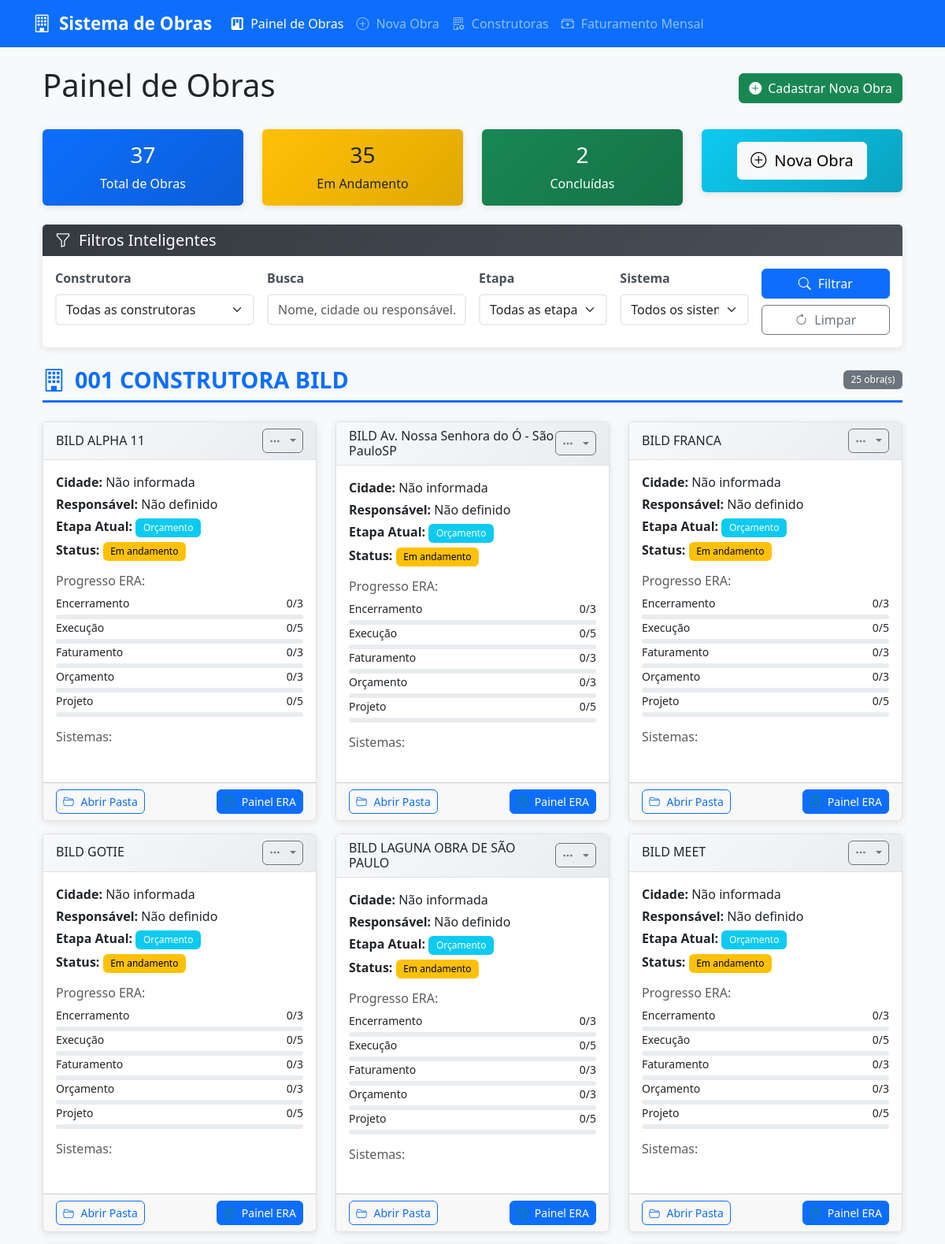
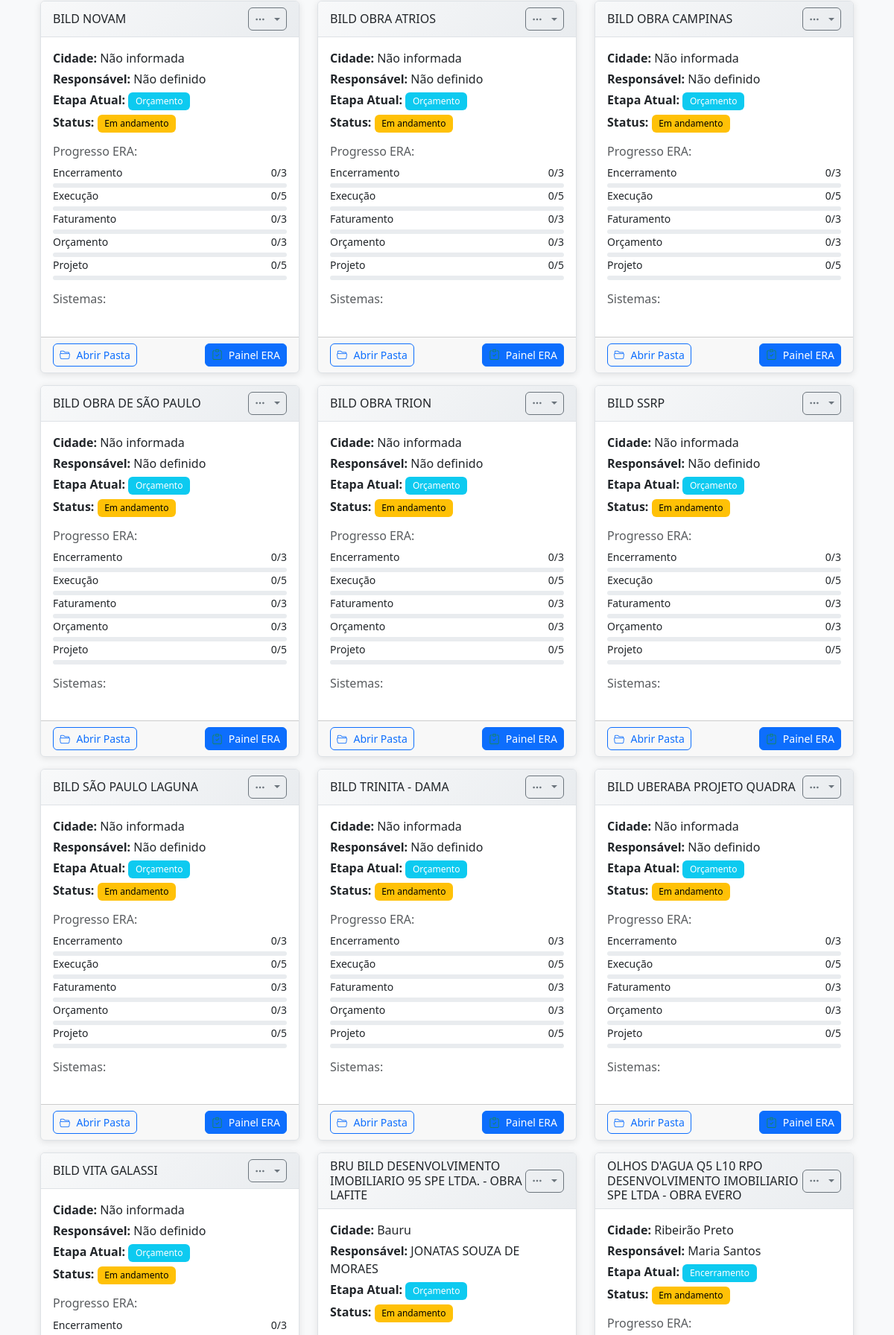
The page / (upper part) on the database its author committed (2 pictures, top to bottom).
### tables this page shows
CREATE TABLE obras (
            id INTEGER PRIMARY KEY AUTOINCREMENT,
            nome TEXT NOT NULL,
            construtora_id INTEGER NOT NULL,
            cidade TEXT,
            status TEXT NOT NULL DEFAULT 'Em andamento',
            responsavel TEXT,
            caminho_pasta TEXT NOT NULL,
            etapa_atual TEXT DEFAULT 'Orçamento',
            anotacoes TEXT,
            data_criacao TIMESTAMP DEFAULT CURRENT_TIMESTAMP,
            data_atualizacao TIMESTAMP DEFAULT CURRENT_TIMESTAMP, cnpj TEXT, endereco TEXT, numero TEXT, bairro TEXT, cep TEXT, uf TEXT, razao_social TEXT, nome_fantasia TEXT, estado TEXT, valor_contrato REAL DEFAULT 0.0,
            FOREIGN KEY (construtora_id) REFERENCES construtoras (id)
        );

CREATE TABLE construtoras (
            id INTEGER PRIMARY KEY AUTOINCREMENT,
            nome TEXT NOT NULL UNIQUE,
            codigo TEXT NOT NULL UNIQUE
        , razao_social TEXT, cnpj TEXT);

### app.py (the view, shortened to what this page needs)
@app.route('/')
def index():
    conn = get_db_connection()
    construtora_id = request.args.get('construtora_id', '')
    busca = request.args.get('busca', '')
    etapa = request.args.get('etapa', '')
    sistema = request.args.get('sistema', '')
    query = '''
        SELECT o.*, c.nome as construtora_nome, c.codigo as construtora_codigo
        FROM obras o
        JOIN construtoras c ON o.construtora_id = c.id
        WHERE 1=1
    '''
    params = []
    if construtora_id:
        query += ' AND o.construtora_id = ?'
        params.append(construtora_id)
    if busca:
        query += ' AND (o.nome LIKE ? OR o.cidade LIKE ? OR o.responsavel LIKE ?)'
        params.extend([f'%{busca}%', f'%{busca}%', f'%{busca}%'])
    if etapa:
        query += ' AND o.etapa_atual = ?'
        params.append(etapa)
    query += ' ORDER BY c.nome, o.nome'
    obras_list = conn.execute(query, params).fetchall()
    obras_completas = []
    for obra in obras_list:
        sistemas = conn.execute('''
            SELECT sp.nome, os.status
            FROM obra_sistemas os
            JOIN sistemas_protecao sp ON os.sistema_id = sp.id
            WHERE os.obra_id = ?
        ''', (obra['id'],)).fetchall()
        etapas_progresso = conn.execute('''
            SELECT etapa, COUNT(*) as total, SUM(CASE WHEN concluido THEN 1 ELSE 0 END) as concluidos
            FROM etapas_era
            WHERE obra_id = ?
            GROUP BY etapa
        ''', (obra['id'],)).fetchall()
        obra_dict = dict(obra)
        obra_dict['sistemas'] = sistemas
        obra_dict['etapas_progresso'] = etapas_progresso
        obras_completas.append(obra_dict)
    obras_agrupadas = {}
    if obras_completas:
        for key, group in groupby(obras_completas, key=lambda x: x['construtora_nome']):
            obras_agrupadas[key] = list(group)
    construtoras = conn.execute(
        'SELECT * FROM construtoras ORDER BY nome').fetchall()
    sistemas_protecao = conn.execute(
        'SELECT * FROM sistemas_protecao ORDER BY nome').fetchall()
    etapas = ['Orçamento', 'Projeto', 'Execução',
              'Faturamento', 'Encerramento']
    total_obras = conn.execute('SELECT COUNT(*) FROM obras').fetchone()[0]
    obras_andamento = conn.execute(
        "SELECT COUNT(*) FROM obras WHERE status = 'Em andamento'").fetchone()[0]
    obras_concluidas = conn.execute(
        "SELECT COUNT(*) FROM obras WHERE status = 'Concluído'").fetchone()[0]
    conn.close()
    return render_template('index.html',
                           obras_agrupadas=obras_agrupadas,
                           construtoras=construtoras,
                           sistemas_protecao=sistemas_protecao,
                           etapas=etapas,
                           filtros={'construtora_id': construtora_id,
                                    'busca': busca, 'etapa': etapa, 'sistema': sistema},
                           stats={'total': total_obras, 'andamento': obras_andamento, 'concluidas': obras_concluidas})

### database.py (called while the page is built)
def get_db_connection():
    conn = sqlite3.connect(DATABASE_PATH)
    conn.row_factory = sqlite3.Row
    conn.execute("PRAGMA foreign_keys = ON;")
    return conn

### templates/index.html (shortened to what this page needs)
{% extends "base.html" %}
{% block content %}
<div class="container mt-4">
    <div class="d-flex justify-content-between align-items-center mb-4">
        <h1>Painel de Obras</h1>
        <a href="{{ url_for('cadastro_obra_bp.cadastrar_obra') }}" class="btn btn-success">
            <i class="bi bi-plus-circle-fill me-2"></i>Cadastrar Nova Obra
        </a>
    </div>
    <div class="row mb-4">
        <div class="col-md-3">
            <div class="card bg-primary text-white">
                <div class="card-body text-center">
                    <h3 class="card-title">{{ stats.total }}</h3>
                    <p class="card-text">Total de Obras</p>
                </div>
            </div>
        </div>
        <div class="col-md-3">
            <div class="card bg-warning text-dark">
                <div class="card-body text-center">
                    <h3 class="card-title">{{ stats.andamento }}</h3>
                    <p class="card-text">Em Andamento</p>
                </div>
            </div>
        </div>
        <div class="col-md-3">
            <div class="card bg-success text-white">
                <div class="card-body text-center">
                    <h3 class="card-title">{{ stats.concluidas }}</h3>
                    <p class="card-text">Concluídas</p>
                </div>
            </div>
        </div>
        <div class="col-md-3">
            <div class="card bg-info text-white">
                <div class="card-body text-center">
                    <a href="{{ url_for('adicionar_obra') }}" class="btn btn-light btn-lg">
                        <i class="bi bi-plus-circle"></i> Nova Obra
                    </a>
                </div>
            </div>
        </div>
    </div>
    <div class="card mb-4">
        <div class="card-header bg-dark text-white">
            <h5 class="mb-0"><i class="bi bi-funnel"></i> Filtros Inteligentes</h5>
        </div>
        <div class="card-body">
            <form method="GET" action="{{ url_for('index') }}" id="filtrosForm">
                <div class="row g-3">
                    <div class="col-md-3">
                        <label for="construtora_id" class="form-label">Construtora</label>
                        <select name="construtora_id" id="construtora_id" class="form-select">
                            <option value="">Todas as construtoras</option>
                        </select>
                    </div>
                    <div class="col-md-3">
                        <label for="busca" class="form-label">Busca</label>
                        <input type="text" name="busca" id="busca" class="form-control" value="{{ filtros.busca }}"
                            placeholder="Nome, cidade ou responsável...">
                    </div>
                    <div class="col-md-2">
                        <label for="etapa" class="form-label">Etapa</label>
                        <select name="etapa" id="etapa" class="form-select">
                            <option value="">Todas as etapas</option>
                        </select>
                    </div>
                    <div class="col-md-2">
                        <label for="sistema" class="form-label">Sistema</label>
                        <select name="sistema" id="sistema" class="form-select">
                            <option value="">Todos os sistemas</option>
                        </select>
                    </div>
                    <div class="col-md-2 d-flex align-items-end">
                        <div class="d-grid gap-2 w-100">
                            <button type="submit" class="btn btn-primary">
                                <i class="bi bi-search"></i> Filtrar
                            </button>
                            <a href="{{ url_for('index') }}" class="btn btn-outline-secondary">
                                <i class="bi bi-arrow-clockwise"></i> Limpar
                            </a>
                        </div>
                    </div>
                </div>
            </form>
        </div>
    </div>
    <div id="obras-container">
        {% if obras_agrupadas %}
        {% for construtora, obras in obras_agrupadas.items() %}
        <div class="construtora-group mb-4">
            <div class="construtora-header">
                <h2 class="construtora-title">
                    <i class="bi bi-building"></i> {{ construtora }}
                </h2>
                <span class="badge bg-secondary">{{ obras|length }} obra(s)</span>
            </div>
            <div class="row">
                {% for obra in obras %}
                <div class="col-md-6 col-lg-4 mb-3">
                    <div class="card obra-card h-100">
                        <div class="card-header d-flex justify-content-between align-items-center">
                            <h6 class="card-title mb-0">{{ obra.nome }}</h6>
                            <div class="dropdown">
                                <button class="btn btn-sm btn-outline-secondary dropdown-toggle" type="button"
                                    data-bs-toggle="dropdown">
                                    <i class="bi bi-three-dots"></i>
                                </button>
                            </div>
                        </div>
                        <div class="card-body">
                            <div class="mb-3">
                                <p class="mb-1"><strong>Cidade:</strong> {{ obra.cidade or 'Não informada' }}</p>
                                <p class="mb-1"><strong>Responsável:</strong> {{ obra.responsavel or 'Não definido' }}
                                </p>
                                <p class="mb-1"><strong>Etapa Atual:</strong>
                                    <span class="badge bg-info">{{ obra.etapa_atual }}</span>
                                </p>
                                <p class="mb-0"><strong>Status:</strong>
                                    {% if obra.status == 'Em andamento' %}
                                    <span class="badge bg-warning">{{ obra.status }}</span>
                                    {% elif obra.status == 'Concluído' %}
                                    <span class="badge bg-success">{{ obra.status }}</span>
                                    {% else %}
                                    <span class="badge bg-secondary">{{ obra.status }}</span>
                                    {% endif %}
                                </p>
                            </div>
                            <div class="mb-3">
                                <h6 class="text-muted">Progresso ERA:</h6>
                                {% for etapa_prog in obra.etapas_progresso %}
                                <div class="d-flex justify-content-between align-items-center mb-1">
                                    <small>{{ etapa_prog.etapa }}</small>
                                    <small>{{ etapa_prog.concluidos }}/{{ etapa_prog.total }}</small>
                                </div>
                                <div class="progress" style="height: 6px;">
                                </div>
                                {% endfor %}
                            </div>
                            <div class="mb-3">
                                <h6 class="text-muted">Sistemas:</h6>
                            </div>
                        </div>
                        <div class="card-footer">
                            <div class="d-flex justify-content-between">
                                <button class="btn btn-sm btn-outline-primary"
                                    onclick="abrirPasta('{{ obra.caminho_pasta }}')">
                                    <i class="bi bi-folder2-open"></i> Abrir Pasta
                                </button>
                                <a href="{{ url_for('visualizar_obra', id=obra.id) }}" class="btn btn-sm btn-primary">
                                    <i class="bi bi-clipboard-check"></i> Painel ERA
                                </a>
                            </div>
                        </div>
                    </div>
                </div>
                {% endfor %}
            </div>
        </div>
        {% endfor %}
        {% endif %}
    </div>
</div>
{% endblock %}

### static/style.css (style rules this page uses)
body { background-color: #f8f9fa; font-family: 'Segoe UI', Tahoma, Geneva, Verdana, sans-serif; }
.card { border: none; box-shadow: 0 2px 10px rgba(0,0,0,0.1); transition: all 0.3s ease; }
.card-header { border-bottom: none; font-weight: 600; }
.btn { border-radius: 6px; font-weight: 500; transition: all 0.3s ease; }
.badge { font-weight: 500; padding: 0.5em 0.8em; }
.form-control, .form-select { border-radius: 6px; border: 2px solid #e9ecef; transition: all 0.3s ease; }
.form-label { font-weight: 600; color: #495057; margin-bottom: 0.5rem; }
.construtora-header { display: flex; justify-content: space-between; align-items: center; margin-bottom: 1.5rem; padding-bottom: 0.5rem; border-bottom: 3px solid #0d6efd; }
.construtora-title { font-size: 1.8rem; font-weight: 700; color: #0d6efd; margin: 0; }
.bi { margin-right: 0.3rem; }
.obra-card { transition: all 0.3s ease; border: 1px solid #dee2e6; }
.obra-card .card-header { background: linear-gradient(135deg, #f8f9fa 0%, #e9ecef 100%); border-bottom: 1px solid #dee2e6; }
.progress { background-color: #e9ecef; border-radius: 10px; }
.card.bg-primary { background: linear-gradient(135deg, #0d6efd, #0b5ed7) !important; }
.card.bg-warning { background: linear-gradient(135deg, #ffc107, #e0a800) !important; }
.card.bg-success { background: linear-gradient(135deg, #198754, #157347) !important; }
.card.bg-info { background: linear-gradient(135deg, #0dcaf0, #0aa2c0) !important; }
.card-header.bg-dark { background: linear-gradient(135deg, #343a40, #495057) !important; }
.badge.bg-warning { background-color: #ffc107 !important; color: #000 !important; }
.badge.bg-info { background-color: #0dcaf0 !important; }
.badge.bg-secondary { background-color: #6c757d !important; }
.bi-clipboard-check { color: #198754; }

### rows shown on the page
obras: nome "001 CONSTRUTORA BILD", obras "25", nome "BILD ALPHA 11", cidade "Não informada", responsavel "Não definido", etapa_atual "Orçamento", status "Em andamento", etapa "Encerramento" "Execução" "Faturamento" "Orçamento" "Projeto", concluidos "0" "0" "0" "0" "0", total "3" "5" "3" "3" "5"
obras: nome "BILD Av. Nossa Senhora do Ó - São PauloSP", cidade "Não informada", responsavel "Não definido", etapa_atual "Orçamento", status "Em andamento", etapa "Encerramento" "Execução" "Faturamento" "Orçamento" "Projeto", concluidos "0" "0" "0" "0" "0", total "3" "5" "3" "3" "5"
obras: nome "BILD FRANCA", cidade "Não informada", responsavel "Não definido", etapa_atual "Orçamento", status "Em andamento", etapa "Encerramento" "Execução" "Faturamento" "Orçamento" "Projeto", concluidos "0" "0" "0" "0" "0", total "3" "5" "3" "3" "5"
obras: nome "BILD GOTIE", cidade "Não informada", responsavel "Não definido", etapa_atual "Orçamento", status "Em andamento", etapa "Encerramento" "Execução" "Faturamento" "Orçamento" "Projeto", concluidos "0" "0" "0" "0" "0", total "3" "5" "3" "3" "5"
obras: nome "BILD LAGUNA OBRA DE SÃO PAULO", cidade "Não informada", responsavel "Não definido", etapa_atual "Orçamento", status "Em andamento", etapa "Encerramento" "Execução" "Faturamento" "Orçamento" "Projeto", concluidos "0" "0" "0" "0" "0", total "3" "5" "3" "3" "5"
obras: nome "BILD MEET", cidade "Não informada", responsavel "Não definido", etapa_atual "Orçamento", status "Em andamento", etapa "Encerramento" "Execução" "Faturamento" "Orçamento" "Projeto", concluidos "0" "0" "0" "0" "0", total "3" "5" "3" "3" "5"
obras: nome "BILD NOVAM", cidade "Não informada", responsavel "Não definido", etapa_atual "Orçamento", status "Em andamento", etapa "Encerramento" "Execução" "Faturamento" "Orçamento" "Projeto", concluidos "0" "0" "0" "0" "0", total "3" "5" "3" "3" "5"
obras: nome "BILD OBRA ATRIOS", cidade "Não informada", responsavel "Não definido", etapa_atual "Orçamento", status "Em andamento", etapa "Encerramento" "Execução" "Faturamento" "Orçamento" "Projeto", concluidos "0" "0" "0" "0" "0", total "3" "5" "3" "3" "5"
obras: nome "BILD OBRA CAMPINAS", cidade "Não informada", responsavel "Não definido", etapa_atual "Orçamento", status "Em andamento", etapa "Encerramento" "Execução" "Faturamento" "Orçamento" "Projeto", concluidos "0" "0" "0" "0" "0", total "3" "5" "3" "3" "5"
obras: nome "BILD OBRA DE SÃO PAULO", cidade "Não informada", responsavel "Não definido", etapa_atual "Orçamento", status "Em andamento", etapa "Encerramento" "Execução" "Faturamento" "Orçamento" "Projeto", concluidos "0" "0" "0" "0" "0", total "3" "5" "3" "3" "5"
obras: nome "BILD OBRA TRION", cidade "Não informada", responsavel "Não definido", etapa_atual "Orçamento", status "Em andamento", etapa "Encerramento" "Execução" "Faturamento" "Orçamento" "Projeto", concluidos "0" "0" "0" "0" "0", total "3" "5" "3" "3" "5"
obras: nome "BILD SSRP", cidade "Não informada", responsavel "Não definido", etapa_atual "Orçamento", status "Em andamento", etapa "Encerramento" "Execução" "Faturamento" "Orçamento" "Projeto", concluidos "0" "0" "0" "0" "0", total "3" "5" "3" "3" "5"
obras: nome "BILD SÃO PAULO LAGUNA", cidade "Não informada", responsavel "Não definido", etapa_atual "Orçamento", status "Em andamento", etapa "Encerramento" "Execução" "Faturamento" "Orçamento" "Projeto", concluidos "0" "0" "0" "0" "0", total "3" "5" "3" "3" "5"
obras: nome "BILD TRINITA - DAMA", cidade "Não informada", responsavel "Não definido", etapa_atual "Orçamento", status "Em andamento", etapa "Encerramento" "Execução" "Faturamento" "Orçamento" "Projeto", concluidos "0" "0" "0" "0" "0", total "3" "5" "3" "3" "5"
obras: nome "BILD UBERABA PROJETO QUADRA", cidade "Não informada", responsavel "Não definido", etapa_atual "Orçamento", status "Em andamento", etapa "Encerramento" "Execução" "Faturamento" "Orçamento" "Projeto", concluidos "0" "0" "0" "0" "0", total "3" "5" "3" "3" "5"
obras: nome "BILD VITA GALASSI", cidade "Não informada", responsavel "Não definido", etapa_atual "Orçamento", status "Em andamento", etapa "Encerramento", concluidos "0", total "3"
obras: nome "BRU BILD DESENVOLVIMENTO IMOBILIARIO 95 SPE LTDA. - OBRA LAFITE", cidade "Bauru", responsavel "JONATAS SOUZA DE MORAES", etapa_atual "Orçamento", status "Em andamento"
obras: nome "OLHOS D'AGUA Q5 L10 RPO DESENVOLVIMENTO IMOBILIARIO SPE LTDA - OBRA EVERO", cidade "Ribeirão Preto", responsavel "Maria Santos", etapa_atual "Encerramento", status "Em andamento"

### other values the page prints
{{ stats.total }} "37"
{{ stats.andamento }} "35"
{{ stats.concluidas }} "2"
